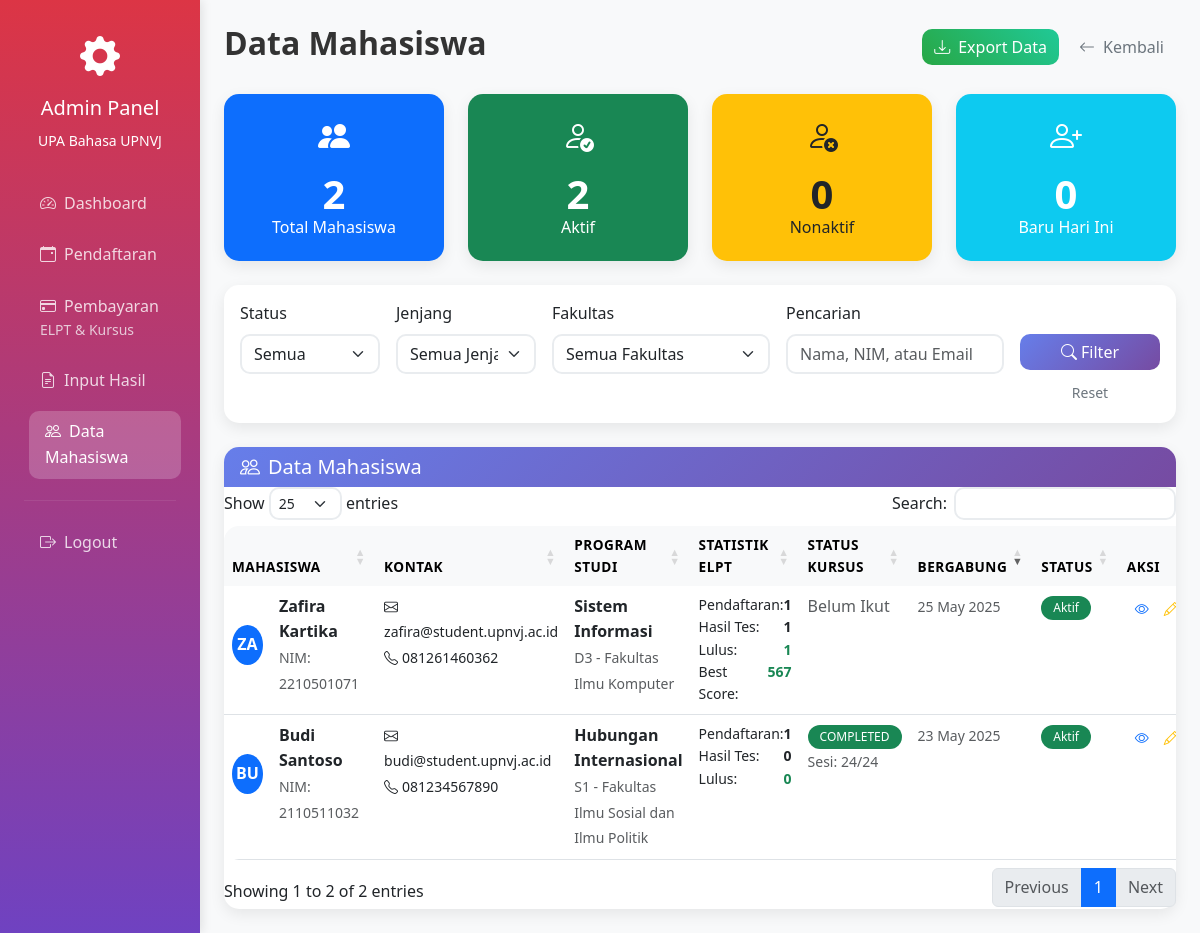
The page /admin/students.php (signed in) on the database as committed earlier.
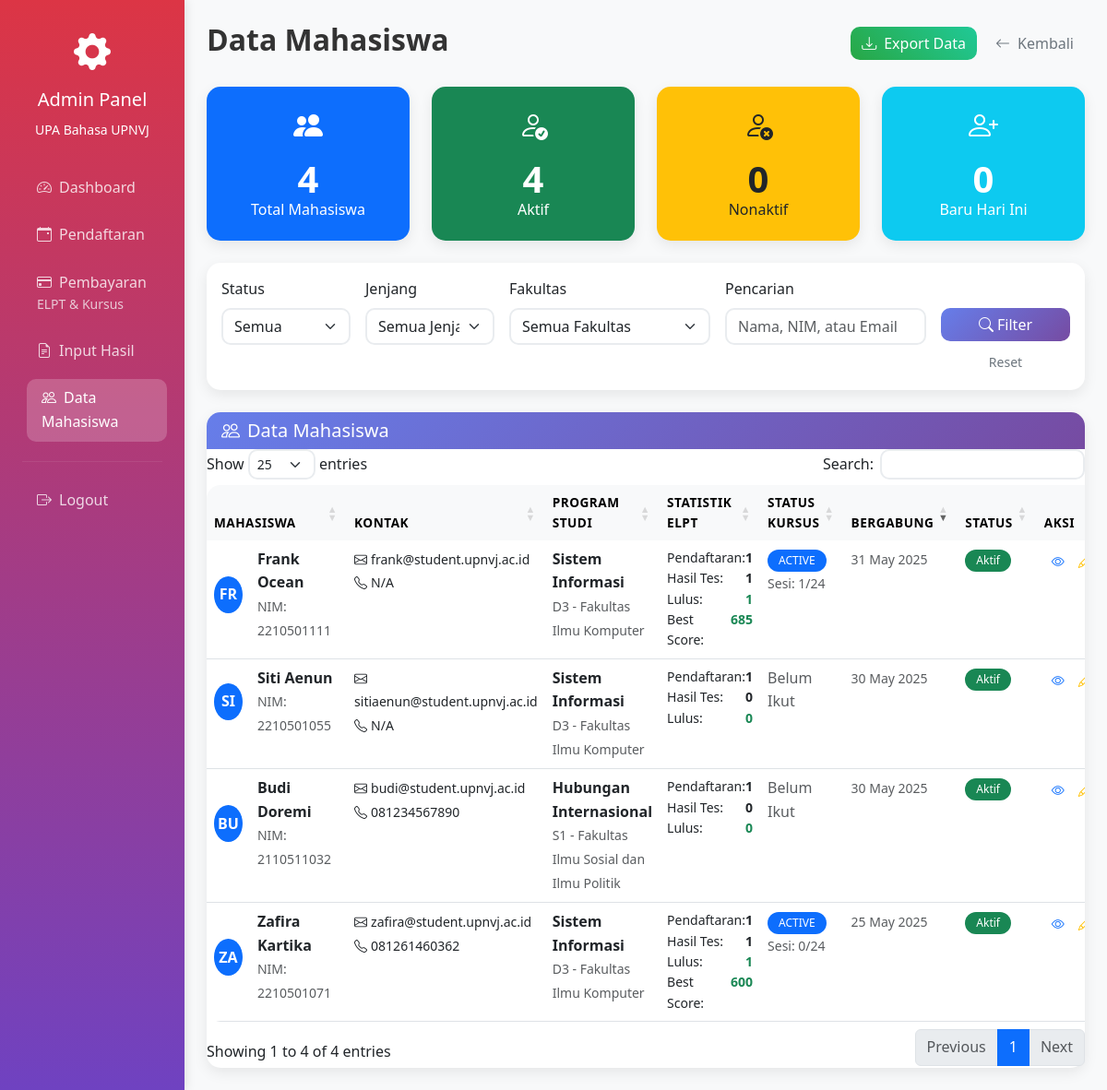
The same page on the database as committed later.
### tables this page shows
CREATE TABLE `users` (
  `id` int(11) NOT NULL,
  `name` varchar(255) NOT NULL,
  `email` varchar(255) NOT NULL,
  `password` varchar(255) NOT NULL,
  `nim` varchar(10) DEFAULT NULL,
  `role` enum('admin','student') NOT NULL DEFAULT 'student',
  `program` varchar(100) DEFAULT NULL,
  `faculty` varchar(100) DEFAULT NULL,
  `level` enum('D3','S1','S2','S3') DEFAULT NULL,
  `no_telpon` varchar(20) DEFAULT NULL,
  `is_active` tinyint(1) DEFAULT 1,
  `created_at` timestamp NOT NULL DEFAULT current_timestamp(),
  `updated_at` timestamp NOT NULL DEFAULT current_timestamp() ON UPDATE current_timestamp()
);

CREATE TABLE `courses` (
  `id` int(11) NOT NULL,
  `user_id` int(11) NOT NULL,
  `current_session` int(11) DEFAULT 1,
  `total_sessions` int(11) DEFAULT 24,
  `final_test_date` date DEFAULT NULL,
  `status` enum('active','completed','pending') DEFAULT 'pending',
  `created_at` timestamp NOT NULL DEFAULT current_timestamp(),
  `updated_at` timestamp NOT NULL DEFAULT current_timestamp() ON UPDATE current_timestamp(),
  `payment_status` enum('pending','payment_uploaded','confirmed','active','completed') DEFAULT 'pending',
  `billing_number` varchar(50) DEFAULT NULL,
  `payment_proof_file` varchar(255) DEFAULT NULL,
  `payment_proof_uploaded_at` timestamp NULL DEFAULT NULL
);

### config/database.php (called while the page is built, shortened)
<?php
function formatDate($date) {
    return date('d F Y', strtotime($date));
}
?>

### admin/students.php (the view, shortened to what the changed rows need)
<?php
require_once '../config/database.php';
$sql = "
    SELECT u.*,
           COUNT(DISTINCT er.id) as total_registrations,
           COUNT(DISTINCT res.id) as total_results,
           MAX(res.total_score) as best_score,
           COUNT(DISTINCT CASE WHEN res.is_passed = 1 THEN res.id END) as passed_tests,
           c.id as course_id, c.status as course_status, c.current_session, c.total_sessions, c.final_test_date
    FROM users u
    LEFT JOIN elpt_registrations er ON u.id = er.user_id
    LEFT JOIN elpt_results res ON u.id = res.user_id
    LEFT JOIN courses c ON u.id = c.user_id
    WHERE u.role = 'student'
";
$params = [];
$sql .= " GROUP BY u.id ORDER BY u.created_at DESC";
$stmt = $pdo->prepare($sql);
$stmt->execute($params);
$students = $stmt->fetchAll();
$stats = [];
$stmt = $pdo->query("SELECT COUNT(*) as count FROM users WHERE role = 'student'");
$stats['total'] = $stmt->fetch()['count'];
$stmt = $pdo->query("SELECT COUNT(*) as count FROM users WHERE role = 'student' AND is_active = 1");
$stats['active'] = $stmt->fetch()['count'];
$stmt = $pdo->query("SELECT COUNT(*) as count FROM users WHERE role = 'student' AND is_active = 0");
$stats['inactive'] = $stmt->fetch()['count'];
$stmt = $pdo->query("SELECT COUNT(*) as count FROM users WHERE role = 'student' AND DATE(created_at) = CURDATE()");
$stats['new_today'] = $stmt->fetch()['count'];
?>
<!DOCTYPE html>
<html lang="id">
<head>
    <link href="https://cdn.jsdelivr.net/npm/bootstrap@5.3.0/dist/css/bootstrap.min.css" rel="stylesheet">
    <link href="https://cdn.jsdelivr.net/npm/bootstrap-icons@1.10.0/font/bootstrap-icons.css" rel="stylesheet">
    <link href="https://cdn.datatables.net/1.11.5/css/dataTables.bootstrap5.min.css" rel="stylesheet">
    <link href="../assets/css/custom.css" rel="stylesheet">
    <link href="../assets/css/admin.css" rel="stylesheet">
</head>
<body class="bg-light">
    <div class="container-fluid">
        <div class="row">
            <div class="col-md-9 col-lg-10 p-4">
                <div class="d-flex justify-content-between align-items-center mb-4">
                    <h2 class="fw-bold">Data Mahasiswa</h2>
                </div>
                <div class="row g-4 mb-4">
                    <div class="col-md-3">
                        <div class="card text-center bg-primary text-white">
                            <div class="card-body">
                                <i class="bi bi-people-fill" style="font-size: 2rem;"></i>
                                <div class="display-6 fw-bold mt-2"><?= $stats['total'] ?></div>
                                <h6>Total Mahasiswa</h6>
                            </div>
                        </div>
                    </div>
                    <div class="col-md-3">
                        <div class="card text-center bg-success text-white">
                            <div class="card-body">
                                <i class="bi bi-person-check" style="font-size: 2rem;"></i>
                                <div class="display-6 fw-bold mt-2"><?= $stats['active'] ?></div>
                                <h6>Aktif</h6>
                            </div>
                        </div>
                    </div>
                    <div class="col-md-3">
                        <div class="card text-center bg-warning text-dark">
                            <div class="card-body">
                                <i class="bi bi-person-x" style="font-size: 2rem;"></i>
                                <div class="display-6 fw-bold mt-2"><?= $stats['inactive'] ?></div>
                                <h6>Nonaktif</h6>
                            </div>
                        </div>
                    </div>
                    <div class="col-md-3">
                        <div class="card text-center bg-info text-white">
                            <div class="card-body">
                                <i class="bi bi-person-plus" style="font-size: 2rem;"></i>
                                <div class="display-6 fw-bold mt-2"><?= $stats['new_today'] ?></div>
                                <h6>Baru Hari Ini</h6>
                            </div>
                        </div>
                    </div>
                </div>
                <div class="card">
                    <div class="card-body p-0">
                        <?php if (empty($students)): ?>
                            <div class="text-center py-5">
                                <i class="bi bi-people text-muted" style="font-size: 4rem;"></i>
                                <h5 class="text-muted mt-3">Tidak ada data mahasiswa</h5>
                                <p class="text-muted">Belum ada mahasiswa terdaftar atau tidak ada yang sesuai dengan filter</p>
                            </div>
                        <?php else: ?>
                            <div class="table-responsive">
                                <table class="table table-hover mb-0 data-table">
                                    <thead class="table-light">
                                        <tr>
                                            <th>Mahasiswa</th>
                                            <th>Kontak</th>
                                            <th>Program Studi</th>
                                            <th>Statistik ELPT</th>
                                            <th>Status Kursus</th>
                                            <th>Bergabung</th>
                                            <th>Status</th>
                                            <th>Aksi</th>
                                        </tr>
                                    </thead>
                                    <tbody>
                                        <?php foreach ($students as $student): ?>
                                            <tr>
                                                <td>
                                                    <div class="d-flex align-items-center">
                                                        <div class="student-avatar bg-primary me-3">
                                                            <?= strtoupper(substr($student['name'], 0, 2)) ?>
                                                        </div>
                                                        <div>
                                                            <strong><?= htmlspecialchars($student['name']) ?></strong><br>
                                                            <small class="text-muted">NIM: <?= htmlspecialchars($student['nim']) ?></small>
                                                        </div>
                                                    </div>
                                                </td>
                                                <td>
                                                    <small>
                                                        <i class="bi bi-envelope me-1"></i><?= htmlspecialchars($student['email']) ?><br>
                                                        <i class="bi bi-telephone me-1"></i><?= htmlspecialchars($student['no_telpon'] ?? 'N/A') ?>
                                                    </small>
                                                </td>
                                                <td>
                                                    <div>
                                                        <strong><?= htmlspecialchars($student['program']) ?></strong><br>
                                                        <small class="text-muted">
                                                            <?= htmlspecialchars($student['level']) ?> - <?= htmlspecialchars($student['faculty']) ?>
                                                        </small>
                                                    </div>
                                                </td>
                                                <td>
                                                    <div class="small">
                                                        <div class="d-flex justify-content-between">
                                                            <span>Pendaftaran:</span>
                                                            <strong><?= $student['total_registrations'] ?></strong>
                                                        </div>
                                                        <div class="d-flex justify-content-between">
                                                            <span>Hasil Tes:</span>
                                                            <strong><?= $student['total_results'] ?></strong>
                                                        </div>
                                                        <div class="d-flex justify-content-between">
                                                            <span>Lulus:</span>
                                                            <strong class="text-success"><?= $student['passed_tests'] ?></strong>
                                                        </div>
                                                        <?php if ($student['best_score']): ?>
                                                            <div class="d-flex justify-content-between">
                                                                <span>Best Score:</span>
                                                                <strong class="<?= $student['best_score'] >= 450 ? 'text-success' : 'text-warning' ?>">
                                                                    <?= $student['best_score'] ?>
                                                                </strong>
                                                            </div>
                                                        <?php endif; ?>
                                                    </div>
                                                </td>
                                                <td>
                                                    <?php if ($student['course_status']): ?>
                                                        <div>
                                                            <span class="badge <?=
                                                                $student['course_status'] === 'completed' ? 'bg-success' :
                                                                ($student['course_status'] === 'active' ? 'bg-primary' : 'bg-warning text-dark')
                                                            ?>">
                                                                <?= strtoupper($student['course_status']) ?>
                                                            </span>
                                                            <br>
                                                            <small class="text-muted">
                                                                Sesi: <?= $student['current_session'] ?>/<?= $student['total_sessions'] ?>
                                                            </small>
                                                        </div>
                                                    <?php else: ?>
                                                        <span class="text-muted">Belum Ikut</span>
                                                    <?php endif; ?>
                                                </td>
                                                <td>
                                                    <small class="text-muted">
                                                        <?= formatDate($student['created_at']) ?>
                                                    </small>
                                                </td>
                                                <td>
                                                    <span class="badge <?= $student['is_active'] ? 'bg-success' : 'bg-secondary' ?>">
                                                        <?= $student['is_active'] ? 'Aktif' : 'Nonaktif' ?>
                                                    </span>
                                                </td>
                                                <td>
                                                    <div class="btn-group btn-group-sm">
                                                        <button class="btn btn-outline-primary"
                                                                data-bs-toggle="modal"
                                                                data-bs-target="#studentModal"
                                                                data-student='<?= json_encode($student) ?>'>
                                                            <i class="bi bi-eye"></i>
                                                        </button>
                                                        <button class="btn btn-outline-warning"
                                                                data-bs-toggle="modal"
                                                                data-bs-target="#editStudentModal"
                                                                data-student='<?= json_encode($student) ?>'>
                                                            <i class="bi bi-pencil"></i>
                                                        </button>
                                                    </div>
                                                </td>
                                            </tr>
                                        <?php endforeach; ?>
                                    </tbody>
                                </table>
                            </div>
                        <?php endif; ?>
                    </div>
                </div>
            </div>
        </div>
    </div>
</body>
</html>

Rows that differ between the two databases and show on the page:
no longer on one of the page's lists (row unchanged): users: name "ZA", name "Zafira Kartika", nim "2210501071", email "zafira@student.upnvj.ac.id", no_telpon "081261460362", program "Sistem Informasi", level "D3", faculty "Fakultas Ilmu Komputer", created_at "25 May 2025"
removed courses: user.name "BU", user.name "Budi Santoso", user.nim "2110511032", user.email "budi@student.upnvj.ac.id", user.no_telpon "081234567890", user.program "Hubungan Internasional", user.level "S1", user.faculty "Fakultas Ilmu Sosial dan Ilmu Politik", total_registrations "1", total_results "0", passed_tests "0", status "COMPLETED", current_session "24", total_sessions "24", user.created_at "23 May 2025"
shown differently, row unchanged: users (number 1 of 3 on the later page): id (not shown) → "4"
added courses: current_session "0", user.name "ZA", user.name "Zafira Kartika", user.nim "2210501071", user.email "zafira@student.upnvj.ac.id", user.no_telpon "081261460362", user.program "Sistem Informasi", user.level "D3", user.faculty "Fakultas Ilmu Komputer", total_registrations "1", total_results "1", passed_tests "1", best_score "600", status "ACTIVE", total_sessions "24", user.created_at "25 May 2025"
added courses: user.name "FR", user.name "Frank Ocean", user.nim "2210501111", user.email "frank@student.upnvj.ac.id", user.no_telpon "N/A", user.program "Sistem Informasi", user.level "D3", user.faculty "Fakultas Ilmu Komputer", total_registrations "1", total_results "1", passed_tests "1", best_score "685", status "ACTIVE", current_session "1", total_sessions "24", user.created_at "31 May 2025"
added users: name "SI", name "Siti Aenun", nim "2210501055", email "sitiaenun@student.upnvj.ac.id", no_telpon "N/A", program "Sistem Informasi", level "D3", faculty "Fakultas Ilmu Komputer", total_registrations "1", total_results "0", passed_tests "0", shows "Belum Ikut", created_at "30 May 2025", is_active "Aktif"
added users: name "BU", name "Budi Doremi", nim "2110511032", email "budi@student.upnvj.ac.id", no_telpon "081234567890", program "Hubungan Internasional", level "S1", faculty "Fakultas Ilmu Sosial dan Ilmu Politik", total_registrations "1", total_results "0", passed_tests "0", shows "Belum Ikut", created_at "30 May 2025", is_active "Aktif"
Other text that changed with them:
text written by a page script: "Show entries Search: Showing 1 to 2 of 2 entries Previous 1 Next" → "Show entries Search: Showing 1 to 4 of 4 entries Previous 1 Next"
$stats['total']: "2" → (not shown)
$stats['active']: "2" → (not shown)
$stats['inactive']: "0" → (not shown)
$stats['new_today']: "0" → (not shown)
